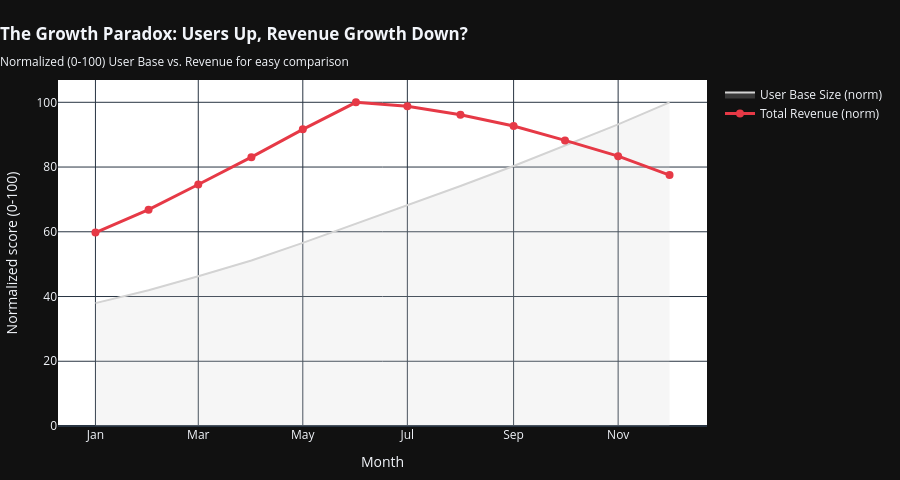

The code cell stored with this chart in its notebook:
### Code cell
# Growth vs Engagement (normalized) — run in your notebook
import pandas as pd

# Load data from raw.transactions which has the relevant monthly metrics
# We'll use total_transactions as a proxy for activity/growth
# and total_revenue as a proxy for engagement
try:
    activity_df = pd.read_sql("SELECT month, total_transactions, total_revenue FROM raw.transactions ORDER BY month", engine)
    print("Using raw.transactions for activity and revenue metrics")
except Exception as e: # Catch specific or general errors during SQL execution
    print(f"Error loading data from raw.transactions: {e}")
    # Optionally, you could set activity_df to an empty DataFrame or raise an error
    # raise # Uncomment to stop execution if this step fails critically
    activity_df = pd.DataFrame(columns=['month', 'total_transactions', 'total_revenue']) # Fallback empty DF

# Load user base size from raw.churn which has total_users_start
try:
    user_base_df = pd.read_sql("SELECT month, total_users_start FROM raw.churn ORDER BY month", engine)
    print("Using raw.churn for user base size")
except Exception as e:
    print(f"Error loading data from raw.churn: {e}")
    user_base_df = pd.DataFrame(columns=['month', 'total_users_start']) # Fallback empty DF

# Ensure 'month' is datetime in both DataFrames
activity_df['month'] = pd.to_datetime(activity_df['month'])
user_base_df['month'] = pd.to_datetime(user_base_df['month'])

# Merge the two DataFrames on 'month'
# Use outer join to include all months from both, inner to only include months in both
merged_df = pd.merge(activity_df, user_base_df, on='month', how='outer') # Adjust 'how' if needed

# Defensive: fillna with 0 for the metrics we care about
merged_df['total_transactions'] = merged_df['total_transactions'].fillna(0)
merged_df['total_revenue'] = merged_df['total_revenue'].fillna(0)
merged_df['total_users_start'] = merged_df['total_users_start'].fillna(0)

# --- Define proxies for Growth and Engagement ---
# Proxy 1: Growth = Total Users, Engagement = Total Transactions
# Proxy 2: Growth = Total Users, Engagement = Total Revenue (using this as an example)
# You could choose other proxies based on your analysis focus

# Using Proxy 2: Users (Growth) vs Revenue (Engagement)
growth_col = 'total_users_start'  # Proxy for growth
engagement_col = 'total_revenue'  # Proxy for engagement

# --- Normalize to 0-100 for visual parity (Knaflic: avoid secondary y-axis) ---
# Calculate max values for normalization, handling the case where max might be 0
max_growth = merged_df[growth_col].max() if merged_df[growth_col].max() > 0 else 1
max_engagement = merged_df[engagement_col].max() if merged_df[engagement_col].max() > 0 else 1

# Add normalized columns to the DataFrame
merged_df['growth_norm'] = (merged_df[growth_col] / max_growth) * 100
merged_df['engagement_norm'] = (merged_df[engagement_col] / max_engagement) * 100

# --- Plot ---
fig = go.Figure()

# Plot normalized growth (e.g., total_users_start)
fig.add_trace(go.Scatter(
    x=merged_df['month'],
    y=merged_df['growth_norm'],
    mode='lines',
    name='User Base Size (norm)',
    line=dict(color='#D3D3D3', width=2),
    fill='tozeroy',
    fillcolor='rgba(211,211,211,0.2)',
    customdata=merged_df[growth_col], # Show the original value on hover
    hovertemplate=f'{growth_col.replace("_", " ").title()}: %{{customdata:,.0f}}<extra></extra>' # Format hover
))

# Plot normalized engagement (e.g., total_revenue)
fig.add_trace(go.Scatter(
    x=merged_df['month'],
    y=merged_df['engagement_norm'],
    mode='lines+markers',
    name='Total Revenue (norm)',
    line=dict(color='#E63946', width=3),
    marker=dict(size=8),
    customdata=merged_df[engagement_col], # Show the original value on hover
    hovertemplate=f'{engagement_col.replace("_", " ").title()}: $%{{customdata:,.0f}}<extra></extra>' # Format hover for revenue
))

# Update layout
fig.update_layout(
    title={
        'text': '<b>The Growth Paradox: Users Up, Revenue Growth Down?</b><br><sub>Normalized (0-100) User Base vs. Revenue for easy comparison</sub>', # Updated title
        'x': 0
    },
    xaxis_title='Month',
    yaxis_title='Normalized score (0-100)',
    height=480,
    plot_bgcolor='white',
    showlegend=True,
    margin=dict(l=40, r=40, t=80, b=40)
)
fig.update_xaxes(tickformat='%b') # Format x-axis as month name

# Save and show
fig.write_image('outputs/jupyter_growth_vs_engagement.png', scale=2)
fig.show()
print("Saved: outputs/jupyter_growth_vs_engagement.png")

# Optional: Print the merged DataFrame to inspect the data used for plotting
# print("\nMerged DataFrame used for plotting:")
# print(merged_df[['month', growth_col, engagement_col, 'growth_norm', 'engagement_norm']])

### Figure 1 — Plotly figure (JSON) as saved in the notebook; plotly's stock layout.template omitted (floating-point values rounded to 4 significant figures)
{"data": [{"customdata": [45000, 49700, 54870, 60635, 67065, 74015, 80920, 87920, 95215, 102705, 110460, 118570], "fill": "tozeroy", "fillcolor": "rgba(211,211,211,0.2)", "hovertemplate": "Total Users Start: %{customdata:,.0f}<extra></extra>", "line": {"color": "#D3D3D3", "width": 2}, "mode": "lines", "name": "User Base Size (norm)", "x": ["2024-01-01T00:00:00", "2024-02-01T00:00:00", "2024-03-01T00:00:00", "2024-04-01T00:00:00", "2024-05-01T00:00:00", "2024-06-01T00:00:00", "2024-07-01T00:00:00", "2024-08-01T00:00:00", "2024-09-01T00:00:00", "2024-10-01T00:00:00", "2024-11-01T00:00:00", "2024-12-01T00:00:00"], "y": [37.95, 41.92, 46.28, 51.14, 56.56, 62.42, 68.25, 74.15, 80.3, 86.62, 93.16, 100.0], "type": "scatter"}, {"customdata": [192500, 215250, 240300, 267500, 295200, 322100, 318250, 309700, 298500, 284200, 268500, 249700], "hovertemplate": "Total Revenue: $%{customdata:,.0f}<extra></extra>", "line": {"color": "#E63946", "width": 3}, "marker": {"size": 8}, "mode": "lines+markers", "name": "Total Revenue (norm)", "x": ["2024-01-01T00:00:00", "2024-02-01T00:00:00", "2024-03-01T00:00:00", "2024-04-01T00:00:00", "2024-05-01T00:00:00", "2024-06-01T00:00:00", "2024-07-01T00:00:00", "2024-08-01T00:00:00", "2024-09-01T00:00:00", "2024-10-01T00:00:00", "2024-11-01T00:00:00", "2024-12-01T00:00:00"], "y": [59.76, 66.83, 74.6, 83.05, 91.65, 100.0, 98.8, 96.15, 92.67, 88.23, 83.36, 77.52], "type": "scatter"}], "layout": {"title": {"text": "<b>The Growth Paradox: Users Up, Revenue Growth Down?</b><br><sub>Normalized (0-100) User Base vs. Revenue for easy comparison</sub>", "x": 0}, "margin": {"l": 40, "r": 40, "t": 80, "b": 40}, "xaxis": {"title": {"text": "Month"}, "tickformat": "%b"}, "yaxis": {"title": {"text": "Normalized score (0-100)"}}, "height": 480, "plot_bgcolor": "white", "showlegend": true}}
